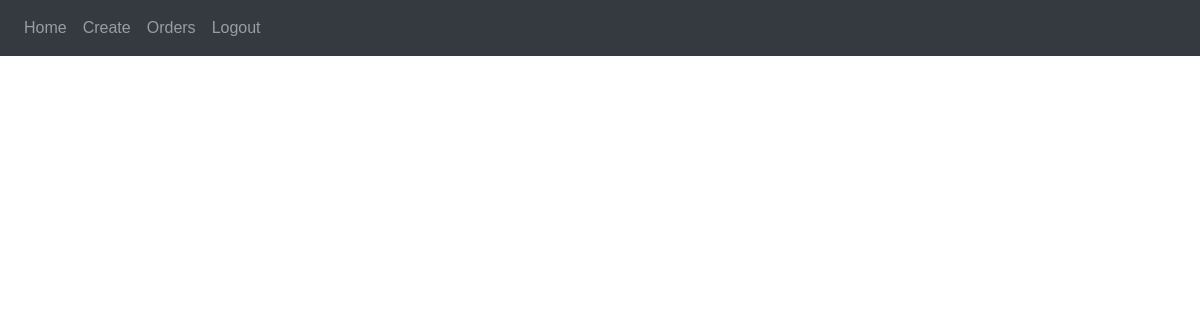
/orders (signed in), run on an earlier commit of the app's database.
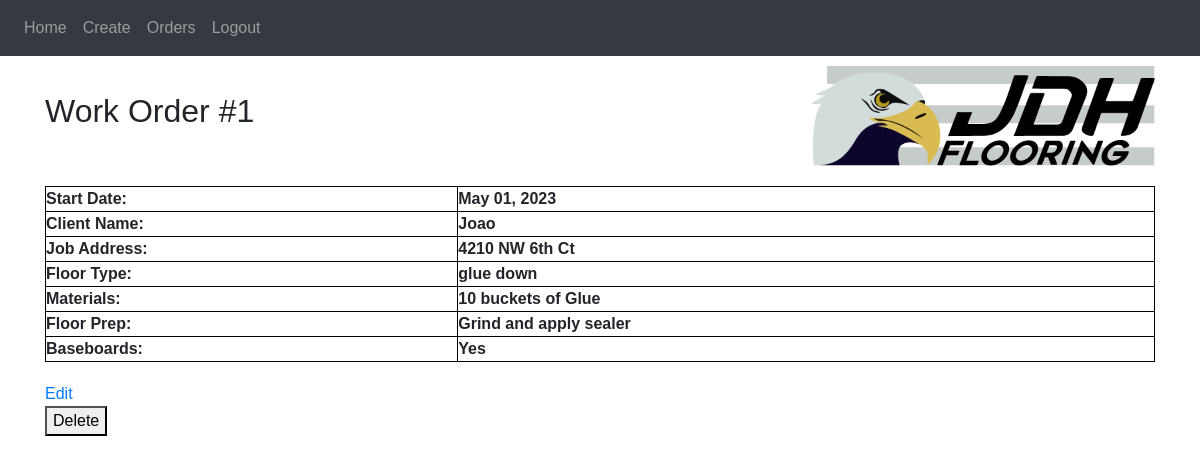
And on a later commit of the database.
### website/models.py (models this page shows)
class WorkOrder(db.Model, UserMixin):
    id = db.Column(db.Integer, primary_key=True)
    work_order_number = db.Column(db.Integer, default = 1, nullable=False)
    client_name = db.Column(db.String(150))
    job_address = db.Column(db.String(150))
    start_date = db.Column(db.DateTime(timezone=True), default=func.now())
    floor_prep = db.Column(db.String(200))
    floor_type = db.Column(db.String(200))
    baseboards = db.Column(db.String(200))
    materials = db.Column(db.String(200))
    user_id = db.Column(db.Integer, db.ForeignKey('user.id'))

### website/views.py (the view)
@views.route('/orders')
@login_required
def orders():
    user = current_user
    orders = WorkOrder.query.filter_by(user_id=user.id).all()
    return render_template('orders.html', orders=orders, user=user)

### website/__init__.py (called while the page is built)
def create_app():
    app = Flask(__name__)
    app.config['SECRET_KEY'] = 'hjshjhdjah kjshkjdhjs'
    app.config['SQLALCHEMY_DATABASE_URI'] = f'sqlite:///{DB_NAME}'
    db.init_app(app)
    from .views import views
    from .auth import auth
    app.register_blueprint(views, url_prefix='/')
    app.register_blueprint(auth, url_prefix='/')
    from .models import User, Note
    with app.app_context():
        db.create_all()
    login_manager = LoginManager()
    login_manager.login_view = 'auth.login'
    login_manager.init_app(app)
    @login_manager.user_loader
    def load_user(id):
        return User.query.get(int(id))
    return app

### website/templates/orders.html (shortened to what this page needs)
{% extends "base.html" %} {% block title %}Work Orders{% endblock %} {% block
content%}
<head>
  <link rel="stylesheet" href="{{ url_for('static', filename='style.css') }}" />
</head>
<body>
  {% for order in orders %}
  <div class="invoice-header">
    <div>
      <h1>Work Order #{{ order.work_order_number }}</h1>
    </div>
    <div class="logo">
      <img src="{{ url_for('static', filename='logo.jpg') }}" />
    </div>
  </div>
  <div class="invoice-info">
    <table>
      <tr>
        <td>Start Date:</td>
        <td>{{ order.start_date.strftime('%B %d, %Y') }}</td>
      </tr>
      <tr>
        <td>Client Name:</td>
        <td>{{ order.client_name }}</td>
      </tr>
      <tr>
        <td>Job Address:</td>
        <td>{{ order.job_address }}</td>
      </tr>
      <tr>
        <td>Floor Type:</td>
        <td>{{ order.floor_type }}</td>
      </tr>
      <tr>
        <td>Materials:</td>
        <td>{{ order.materials }}</td>
      </tr>
      <tr>
        <td>Floor Prep:</td>
        <td>{{ order.floor_prep }}</td>
      </tr>
      <tr>
        <td>Baseboards:</td>
        <td>{{ order.baseboards }}</td>
      </tr>
    </table>
  </div>
  <div class="invoice-actions">
    <a href="{{ url_for('views.edit_order', order_id=order.id) }}">Edit</a>
    <form
      action="{{ url_for('views.delete_order', order_id=order.id) }}"
      method="POST"
    >
      <button type="submit">Delete</button>
    </form>
  </div>
  {% endfor %}
</body>
{% endblock %}

### website/templates/base.html (shortened to what this page needs)
<!DOCTYPE html>
<html>
  <head>
    <link
      rel="stylesheet"
      href="https://stackpath.bootstrapcdn.com/bootstrap/4.4.1/css/bootstrap.min.css"
    />
    <link
      rel="stylesheet"
      href="https://stackpath.bootstrapcdn.com/font-awesome/4.7.0/css/font-awesome.min.css"
    />
    <link
      rel="stylesheet"
      href="{{ url_for('static', filename='style.css') }}"
    />
  </head>
  <body>
    <nav class="navbar navbar-expand-lg navbar-dark bg-dark">
      <div class="collapse navbar-collapse" id="navbar">
        <div class="navbar-nav">
          {% if user.is_authenticated %}
          <a class="nav-item nav-link" id="home" href="/">Home</a>
          <a
            class="nav-item nav-link"
            id="create_work_order"
            href="/create_work_order"
            >Create</a
          >
          <a class="nav-item nav-link" id="orders" href="/orders">Orders</a>
          <a class="nav-item nav-link" id="logout" href="/logout">Logout</a>
          {% else %}
          <a class="nav-item nav-link" id="login" href="/login">Login</a>
          <a class="nav-item nav-link" id="SignUp" href="/sign-up">Sign Up</a>
          {% endif %}
        </div>
      </div>
    </nav>
    <div class="container">{% block content %} {% endblock%}</div>
  </body>
</html>

### website/static/style.css (style rules this page uses)
body { font-family: Arial, Helvetica, sans-serif; }
table { width: 100%; border-collapse: collapse; margin-bottom: 20px; }
table, th, td { border: 1px solid black; padding: 5px; text-align: left; }
.invoice-header { display: flex; justify-content: space-between; align-items: center; margin-bottom: 20px; }
.invoice-header div { flex: 1; }
.invoice-header h1 { font-size: 32px; margin: 0; }
.invoice-header .logo { text-align: right; }
.invoice-header img { max-height: 100px; }
.invoice-info { margin-bottom: 20px; }
.invoice-info table { margin-bottom: 0; }
.invoice-info table td { padding: 0; font-weight: bold; }
.logo { margin-top: 10px; }

What changed in the data, as far as the page shows it:
added WorkOrder: work_order_number "1", start_date "May 01, 2023", client_name "Joao", job_address "4210 NW 6th Ct", floor_type "glue down", materials "10 buckets of Glue", floor_prep "Grind and apply sealer", baseboards "Yes"
